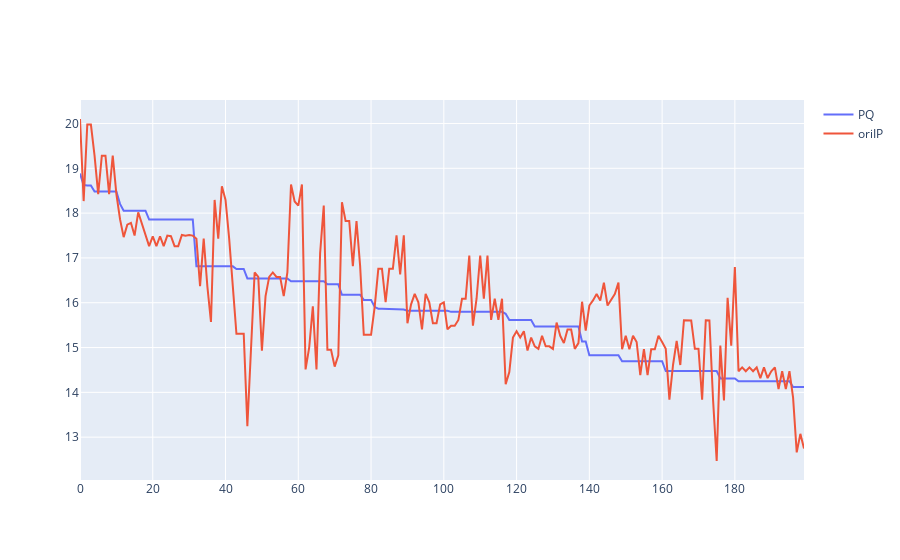

Source (notebook cell):
### Code cell
k=200
trace1 = go.Scatter(x=np.arange(k), y=D[0][:], name='PQ')
trace2 = go.Scatter(x=np.arange(k), y=np.dot(query_vectors[0], db_vectors[I[0]].T), name='oriIP')
fig = go.Figure([trace1, trace2])
fig.show()

### Figure 1 — Plotly figure (JSON) as saved in the notebook; plotly's stock layout.template omitted (floating-point values rounded to 4 significant figures; data arrays with more than 128 entries replaced by an {"elided": "..."} marker saying what was removed)
{"data": [{"name": "PQ", "type": "scatter", "x": {"elided": "200 int values"}, "y": {"elided": "200 float values"}}, {"name": "oriIP", "type": "scatter", "x": {"elided": "200 int values"}, "y": {"elided": "200 float values"}}], "layout": {}}
